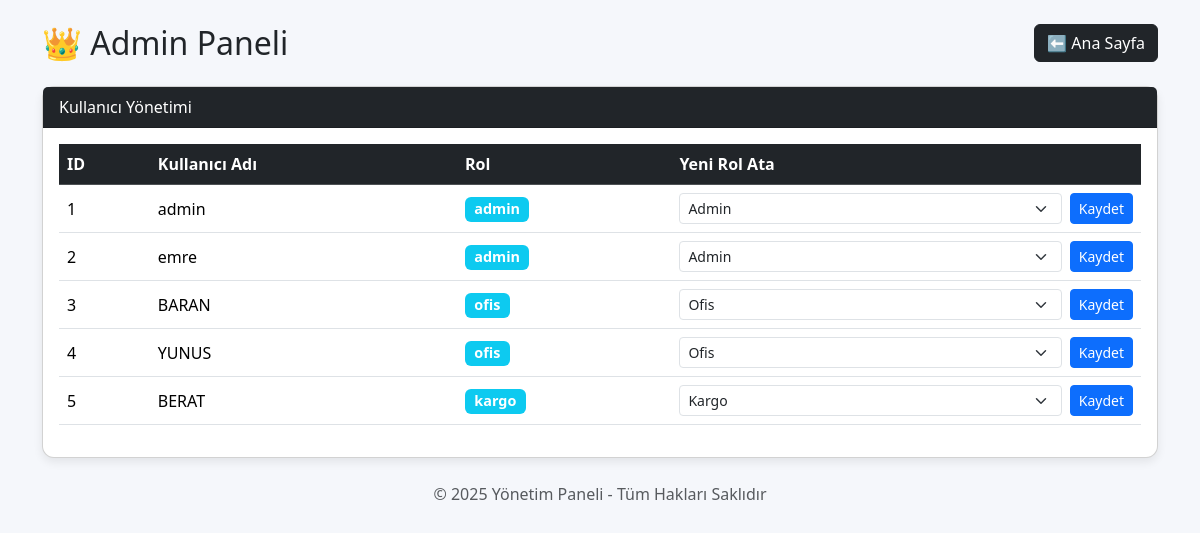
The app's page /admin_panel (signed in), older data.
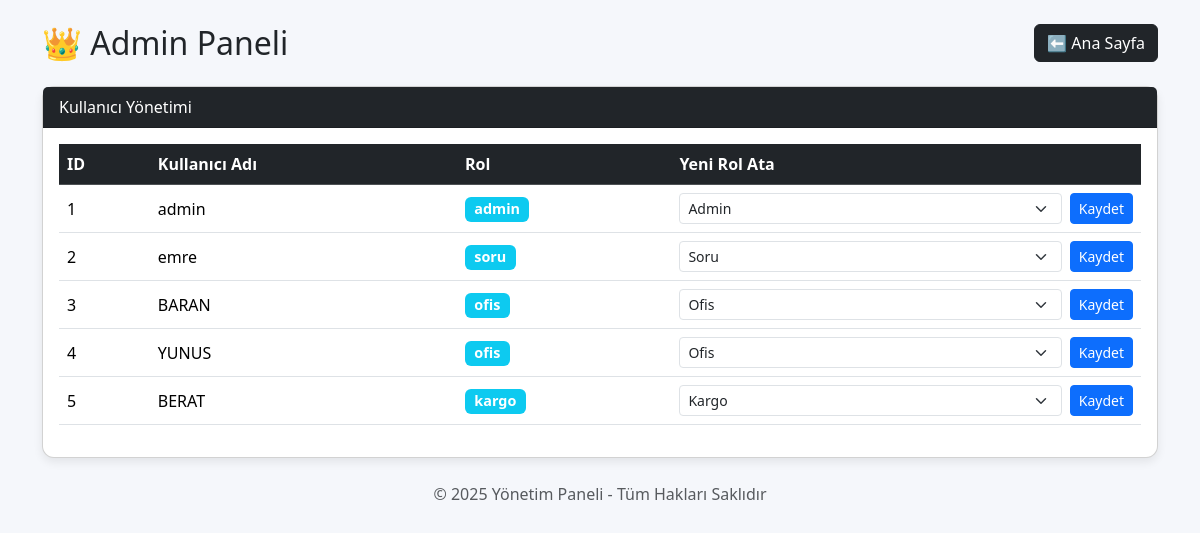
The same page, newer data.
### models.py (models this page shows, shortened)
class User(UserMixin, db.Model):
    __tablename__ = "users"
    id = db.Column(db.Integer, primary_key=True)
    username = db.Column(db.String(150), unique=True, nullable=False)
    password = db.Column(db.String(200), nullable=False)
    role = db.Column(db.String(20), nullable=False, default="üye")

### app.py (the view)
@app.route("/admin_panel")
@login_required
def admin_panel():
    if current_user.role != "admin":
        flash("❌ Admin paneline giriş yetkiniz yok.", "danger")
        return redirect(url_for("index"))
    users = User.query.all()
    return render_template("admin_panel.html", users=users)

### app.py (called while the page is built)
@login_manager.user_loader
def load_user(user_id):
    return User.query.get(int(user_id))

### templates/admin_panel.html (shortened to what this page needs)
<!DOCTYPE html>
<html lang="tr">
<head>
  <link href="https://cdn.jsdelivr.net/npm/bootstrap@5.3.2/dist/css/bootstrap.min.css" rel="stylesheet">
</head>
<body class="container py-4">
  <div class="d-flex justify-content-between align-items-center mb-4">
    <h2 class="mb-0">👑 Admin Paneli</h2>
    <a href="{{ url_for('index') }}" class="btn btn-dark">⬅ Ana Sayfa</a>
  </div>
  <div class="card">
    <div class="card-header bg-dark text-white">
      Kullanıcı Yönetimi
    </div>
    <div class="card-body">
      <div class="table-responsive">
        <table class="table table-hover align-middle">
          <thead class="table-dark">
            <tr>
              <th>ID</th>
              <th>Kullanıcı Adı</th>
              <th>Rol</th>
              <th>Yeni Rol Ata</th>
            </tr>
          </thead>
          <tbody>
            {% for u in users %}
            <tr>
              <td>{{ u.id }}</td>
              <td>{{ u.username }}</td>
              <td><span class="badge bg-info">{{ u.role }}</span></td>
              <td>
                <form method="POST" action="{{ url_for('change_role', user_id=u.id) }}" class="d-flex">
                  <select name="role" class="form-select form-select-sm me-2">
                    <option value="kargo" {{ 'selected' if u.role == 'kargo' else '' }}>Kargo</option>
                    <option value="soru" {{ 'selected' if u.role == 'soru' else '' }}>Soru</option>
                    <option value="ofis" {{ 'selected' if u.role == 'ofis' else '' }}>Ofis</option>
                    <option value="admin" {{ 'selected' if u.role == 'admin' else '' }}>Admin</option>
                  </select>
                  <button type="submit" class="btn btn-sm btn-primary">Kaydet</button>
                </form>
              </td>
            </tr>
            {% endfor %}
          </tbody>
        </table>
      </div>
    </div>
  </div>
  <footer class="text-center text-muted mt-4">
    © {{ 2025 }} Yönetim Paneli - Tüm Hakları Saklıdır
  </footer>
</body>
</html>

### templates/admin_panel.html (style rules this page uses)
body { background:#f5f7fb; }
.card { border-radius: 12px; box-shadow: 0 4px 10px rgba(0,0,0,0.08); margin-bottom: 20px; }
.badge { font-size: 0.9rem; }

Row changes from the older to the newer data that the page shows:
changed User "emre": role "admin" → "soru"; role "Admin" → "Soru"
